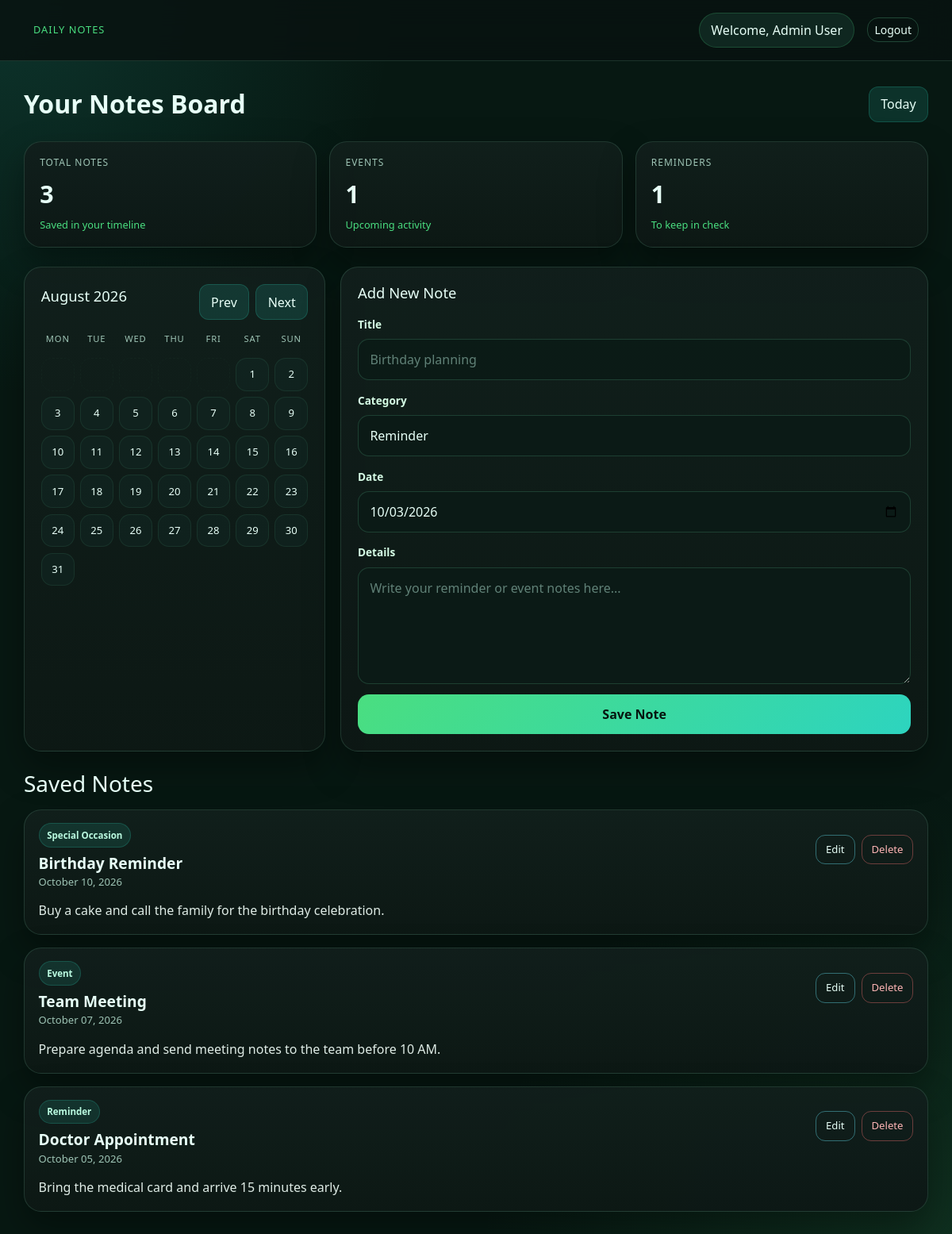
The app's page /dashboard.php?month=8&year=2026 (signed in) with its own data.
### tables this page shows
CREATE TABLE IF NOT EXISTS notes (
    id INT AUTO_INCREMENT PRIMARY KEY,
    user_id INT NOT NULL,
    title VARCHAR(255) NOT NULL,
    category VARCHAR(50) NOT NULL DEFAULT 'Reminder',
    note_date DATE NOT NULL,
    content TEXT NOT NULL,
    created_at TIMESTAMP DEFAULT CURRENT_TIMESTAMP,
    updated_at TIMESTAMP DEFAULT CURRENT_TIMESTAMP ON UPDATE CURRENT_TIMESTAMP,
    FOREIGN KEY (user_id) REFERENCES users(id) ON DELETE CASCADE
);

### dashboard.php (the view, shortened to what this page needs)
<?php
require 'db.php';
$userId = (int) $_SESSION['user_id'];
$editNote = null;
$month = (int) ($_GET['month'] ?? date('n'));
$year = (int) ($_GET['year'] ?? date('Y'));
$calendarMonth = new DateTimeImmutable("{$year}-{$month}-01");
$daysInMonth = (int) $calendarMonth->format('t');
$firstDayNum = (int) $calendarMonth->format('N');
$stmt = $pdo->prepare('SELECT * FROM notes WHERE user_id = ? ORDER BY note_date DESC, created_at DESC');
$stmt->execute([$userId]);
$notes = $stmt->fetchAll();
?>
<!DOCTYPE html>
<html lang="en">
<head>
    <link href="https://cdn.jsdelivr.net/npm/bootstrap@5.3.3/dist/css/bootstrap.min.css" rel="stylesheet">
    <link rel="stylesheet" href="styles.css">
</head>
<body>
    <nav class="navbar-shell">
        <div class="container py-3">
            <div class="d-flex justify-content-between align-items-center">
                <div class="brand">Daily Notes</div>
                <div class="d-flex align-items-center gap-3">
                    <div class="header-pill">Welcome, <?= htmlspecialchars($_SESSION['full_name']) ?></div>
                    <a href="logout.php" class="btn btn-outline-light btn-sm">Logout</a>
                </div>
            </div>
        </div>
    </nav>
    <div class="container dashboard-shell">
        <div class="topbar">
            <h1 class="page-header">Your Notes Board</h1>
            <a href="dashboard.php" class="btn-soft">Today</a>
        </div>
        <div class="overview-grid">
            <div class="metric-card">
                <div class="metric-label">Total notes</div>
                <div class="metric-value"><?= count($notes) ?></div>
                <div class="metric-trend">Saved in your timeline</div>
            </div>
            <div class="metric-card">
                <div class="metric-label">Events</div>
                <div class="metric-value"><?= count(array_filter($notes, fn($note) => $note['category'] === 'Event')) ?></div>
                <div class="metric-trend">Upcoming activity</div>
            </div>
            <div class="metric-card">
                <div class="metric-label">Reminders</div>
                <div class="metric-value"><?= count(array_filter($notes, fn($note) => $note['category'] === 'Reminder')) ?></div>
                <div class="metric-trend">To keep in check</div>
            </div>
        </div>
        <div class="dashboard-grid">
            <div class="panel">
                <div class="calendar-top">
                    <h3><?= $calendarMonth->format('F Y') ?></h3>
                    <div class="d-flex gap-2">
                        <?php
                        $prevMonth = $month - 1;
                        $prevYear = $year;
                        $nextMonth = $month + 1;
                        $nextYear = $year;
                        ?>
                        <a class="btn-soft" href="dashboard.php?month=<?= $prevMonth ?>&year=<?= $prevYear ?>">Prev</a>
                        <a class="btn-soft" href="dashboard.php?month=<?= $nextMonth ?>&year=<?= $nextYear ?>">Next</a>
                    </div>
                </div>
                <div class="calendar-grid">
                    <?php foreach (['Mon', 'Tue', 'Wed', 'Thu', 'Fri', 'Sat', 'Sun'] as $dayName): ?>
                        <div class="day-name"><?= $dayName ?></div>
                    <?php endforeach; ?>
                    <?php
                    $calendarCells = $firstDayNum - 1;
                    for ($i = 0; $i < $calendarCells; $i++) {
                        echo '<div class="calendar-day empty"></div>';
                    }
                    for ($day = 1; $day <= $daysInMonth; $day++) {
                        $classes = ['calendar-day'];
                        echo '<div class="' . implode(' ', $classes) . '">' . $day . '</div>';
                    }
                    ?>
                </div>
            </div>
            <div class="panel">
                <h3><?= $editNote ? 'Edit Note' : 'Add New Note' ?></h3>
                <form method="POST" action="dashboard.php" class="form-wrap">
                    <div>
                        <label for="title">Title</label>
                        <input type="text" class="form-control" id="title" name="title" value="<?= htmlspecialchars($editNote['title'] ?? '') ?>" placeholder="Birthday planning" required>
                    </div>
                    <div>
                        <label for="category">Category</label>
                        <select class="form-select" id="category" name="category">
                            <?php
                            $categories = ['Reminder', 'Event', 'Special Occasion'];
                            $selectedCategory = $editNote['category'] ?? 'Reminder';
                            foreach ($categories as $categoryOption) {
                                $selected = $selectedCategory === $categoryOption ? 'selected' : '';
                                echo '<option value="' . htmlspecialchars($categoryOption) . '" ' . $selected . '>' . htmlspecialchars($categoryOption) . '</option>';
                            }
                            ?>
                        </select>
                    </div>
                    <div>
                        <label for="note_date">Date</label>
                        <input type="date" class="form-control" id="note_date" name="note_date" value="<?= htmlspecialchars($editNote['note_date'] ?? date('Y-m-d')) ?>" required>
                    </div>
                    <div>
                        <label for="content">Details</label>
                        <textarea class="form-control" id="content" name="content" rows="5" placeholder="Write your reminder or event notes here..." required><?= htmlspecialchars($editNote['content'] ?? '') ?></textarea>
                    </div>
                    <div class="d-flex gap-2">
                        <button type="submit" class="btn btn-primary flex-fill"><?= $editNote ? 'Update Note' : 'Save Note' ?></button>
                    </div>
                </form>
            </div>
        </div>
        <div class="mt-4">
            <h3 class="mb-3">Saved Notes</h3>
            <?php if (empty($notes)): ?>
                <div class="empty-state">No notes saved yet. Add your first reminder or event.</div>
            <?php else: ?>
                <?php foreach ($notes as $note): ?>
                    <div class="note-card">
                        <div class="note-header">
                            <div>
                                <span class="note-category"><?= htmlspecialchars($note['category']) ?></span>
                                <h4 class="note-title"><?= htmlspecialchars($note['title']) ?></h4>
                                <div class="note-date"><?= date('F d, Y', strtotime($note['note_date'])) ?></div>
                            </div>
                            <div class="note-actions">
                                <a href="dashboard.php?edit=<?= (int) $note['id'] ?>" class="btn btn-outline-primary btn-sm">Edit</a>
                                <form method="POST" action="dashboard.php" onsubmit="return confirm('Delete this note?');">
                                    <button type="submit" class="btn btn-outline-danger btn-sm">Delete</button>
                                </form>
                            </div>
                        </div>
                        <div class="note-body"><?= nl2br(htmlspecialchars($note['content'])) ?></div>
                    </div>
                <?php endforeach; ?>
            <?php endif; ?>
        </div>
    </div>
</body>
</html>

### records on screen
notes: category "Special Occasion", title "Birthday Reminder", note_date "October 10, 2026", content "Buy a cake and call the family for the birthday celebration."
notes: category "Event", title "Team Meeting", note_date "October 07, 2026", content "Prepare agenda and send meeting notes to the team before 10 AM."
notes: category "Reminder", title "Doctor Appointment", note_date "October 05, 2026", content "Bring the medical card and arrive 15 minutes early."

### other values on screen
$_SESSION['full_name'] "Admin User"
count($notes) "3"
$calendarMonth->format('F Y') "August 2026"
$dayName "MON"
$dayName "TUE"
$dayName "WED"
$dayName "THU"
$dayName "FRI"
$dayName "SAT"
$dayName "SUN"
form field category "Reminder"
